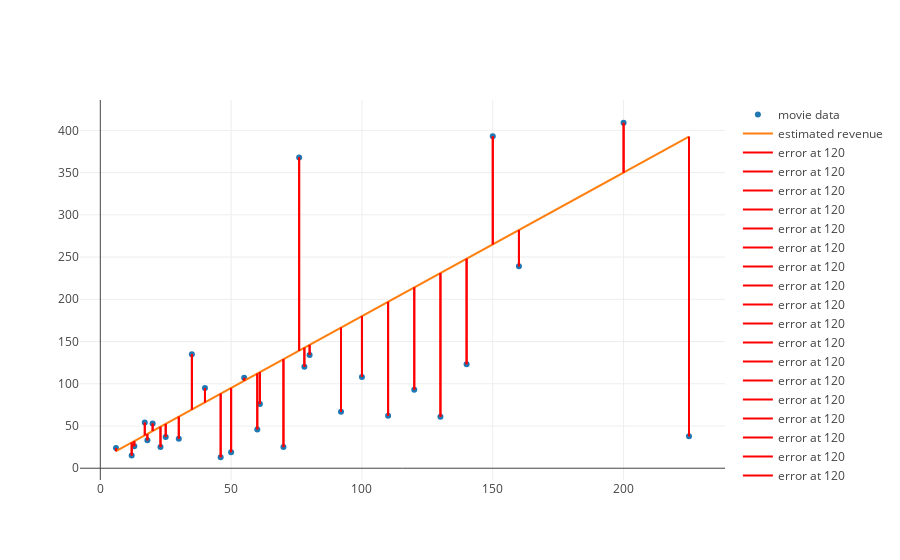

This figure's notebook cell:
### Code cell
from plotly.offline import iplot, init_notebook_mode
init_notebook_mode(connected=True)

from graph import trace_values, m_b_trace, plot

if x_values and y_values:
    movies_trace = trace_values(x_values, y_values, text=titles, name='movie data')
    regression_trace = m_b_trace(1.7, 10, x_values, name='estimated revenue')
    plot([movies_trace, regression_trace, *errors_for_regression])

### Figure 1 — Plotly figure (JSON) as saved in the notebook; plotly's stock layout.template omitted (floating-point values rounded to 4 significant figures)
{"data": [{"mode": "markers", "name": "movie data", "text": ["21 &amp; Over", "Dredd 3D", "12 Years a Slave", "2 Guns", "42", "47 Ronin", "A Good Day to Die Hard", "About Time", "After Earth", "August: Osage County", "Beautiful Creatures", "Blue Jasmine", "Captain Phillips", "Carrie", "Cloudy with a Chance of Meatballs 2", "Despicable Me 2", "Don Jon", "Elysium", "Ender&#39;s Game", "Epic", "Escape Plan", "Evil Dead", "Fast and Furious 6", "Frozen", "G.I. Joe: Retaliation", "Gangster Squad", "Grown Ups", "Her", "Identity Thief", "Iron Man 3"], "type": "scatter", "uid": "a80dfe5e-3ba8-11e9-bc79-a7800d16e6c0", "x": [13, 46, 20, 61, 40, 225, 92, 12, 130, 25, 50, 18, 55, 30, 78, 76, 6, 120, 110, 100, 70, 17, 160, 150, 140, 60, 80, 23, 35, 200], "y": [26, 13, 53, 76, 95, 38, 67, 15, 61, 37, 19, 33, 107, 35, 120, 368, 24, 93, 62, 108, 25, 54, 239, 393, 123, 46, 134, 25, 135, 409]}, {"mode": "lines", "name": "estimated revenue", "type": "scatter", "uid": "a80e0066-3ba8-11e9-bc79-a7800d16e6c0", "x": [13, 46, 20, 61, 40, 225, 92, 12, 130, 25, 50, 18, 55, 30, 78, 76, 6, 120, 110, 100, 70, 17, 160, 150, 140, 60, 80, 23, 35, 200], "y": [32.1, 88.2, 44, 113.7, 78, 392.5, 166.4, 30.4, 231, 52.5, 95, 40.6, 103.5, 61, 142.6, 139.2, 20.2, 214, 197, 180, 129, 38.9, 282, 265, 248, 112, 146, 49.1, 69.5, 350]}, {"marker": {"color": "red"}, "mode": "lines", "name": "error at 120", "type": "scatter", "uid": "a80e016a-3ba8-11e9-bc79-a7800d16e6c0", "x": [13, 13], "y": [26, 32.1]}, {"marker": {"color": "red"}, "mode": "lines", "name": "error at 120", "type": "scatter", "uid": "a80e0250-3ba8-11e9-bc79-a7800d16e6c0", "x": [46, 46], "y": [13, 88.2]}, {"marker": {"color": "red"}, "mode": "lines", "name": "error at 120", "type": "scatter", "uid": "a80e032c-3ba8-11e9-bc79-a7800d16e6c0", "x": [20, 20], "y": [53, 44]}, {"marker": {"color": "red"}, "mode": "lines", "name": "error at 120", "type": "scatter", "uid": "a80e03fe-3ba8-11e9-bc79-a7800d16e6c0", "x": [61, 61], "y": [76, 113.7]}, {"marker": {"color": "red"}, "mode": "lines", "name": "error at 120", "type": "scatter", "uid": "a80e04c6-3ba8-11e9-bc79-a7800d16e6c0", "x": [40, 40], "y": [95, 78]}, {"marker": {"color": "red"}, "mode": "lines", "name": "error at 120", "type": "scatter", "uid": "a80e0598-3ba8-11e9-bc79-a7800d16e6c0", "x": [225, 225], "y": [38, 392.5]}, {"marker": {"color": "red"}, "mode": "lines", "name": "error at 120", "type": "scatter", "uid": "a80e0660-3ba8-11e9-bc79-a7800d16e6c0", "x": [92, 92], "y": [67, 166.4]}, {"marker": {"color": "red"}, "mode": "lines", "name": "error at 120", "type": "scatter", "uid": "a80e071e-3ba8-11e9-bc79-a7800d16e6c0", "x": [12, 12], "y": [15, 30.4]}, {"marker": {"color": "red"}, "mode": "lines", "name": "error at 120", "type": "scatter", "uid": "a80e07f0-3ba8-11e9-bc79-a7800d16e6c0", "x": [130, 130], "y": [61, 231]}, {"marker": {"color": "red"}, "mode": "lines", "name": "error at 120", "type": "scatter", "uid": "a80e08ae-3ba8-11e9-bc79-a7800d16e6c0", "x": [25, 25], "y": [37, 52.5]}, {"marker": {"color": "red"}, "mode": "lines", "name": "error at 120", "type": "scatter", "uid": "a80e0976-3ba8-11e9-bc79-a7800d16e6c0", "x": [50, 50], "y": [19, 95]}, {"marker": {"color": "red"}, "mode": "lines", "name": "error at 120", "type": "scatter", "uid": "a80e0a34-3ba8-11e9-bc79-a7800d16e6c0", "x": [18, 18], "y": [33, 40.6]}, {"marker": {"color": "red"}, "mode": "lines", "name": "error at 120", "type": "scatter", "uid": "a80e0b06-3ba8-11e9-bc79-a7800d16e6c0", "x": [55, 55], "y": [107, 103.5]}, {"marker": {"color": "red"}, "mode": "lines", "name": "error at 120", "type": "scatter", "uid": "a80e0bd8-3ba8-11e9-bc79-a7800d16e6c0", "x": [30, 30], "y": [35, 61]}, {"marker": {"color": "red"}, "mode": "lines", "name": "error at 120", "type": "scatter", "uid": "a80e0ca0-3ba8-11e9-bc79-a7800d16e6c0", "x": [78, 78], "y": [120, 142.6]}, {"marker": {"color": "red"}, "mode": "lines", "name": "error at 120", "type": "scatter", "uid": "a80e0d72-3ba8-11e9-bc79-a7800d16e6c0", "x": [76, 76], "y": [368, 139.2]}, {"marker": {"color": "red"}, "mode": "lines", "name": "error at 120", "type": "scatter", "uid": "a80e0e3a-3ba8-11e9-bc79-a7800d16e6c0", "x": [6, 6], "y": [24, 20.2]}, {"marker": {"color": "red"}, "mode": "lines", "name": "error at 120", "type": "scatter", "uid": "a80e0f0c-3ba8-11e9-bc79-a7800d16e6c0", "x": [120, 120], "y": [93, 214]}, {"marker": {"color": "red"}, "mode": "lines", "name": "error at 120", "type": "scatter", "uid": "a80e0fca-3ba8-11e9-bc79-a7800d16e6c0", "x": [110, 110], "y": [62, 197]}, {"marker": {"color": "red"}, "mode": "lines", "name": "error at 120", "type": "scatter", "uid": "a80e109c-3ba8-11e9-bc79-a7800d16e6c0", "x": [100, 100], "y": [108, 180]}, {"marker": {"color": "red"}, "mode": "lines", "name": "error at 120", "type": "scatter", "uid": "a80e1164-3ba8-11e9-bc79-a7800d16e6c0", "x": [70, 70], "y": [25, 129]}, {"marker": {"color": "red"}, "mode": "lines", "name": "error at 120", "type": "scatter", "uid": "a80e1236-3ba8-11e9-bc79-a7800d16e6c0", "x": [17, 17], "y": [54, 38.9]}, {"marker": {"color": "red"}, "mode": "lines", "name": "error at 120", "type": "scatter", "uid": "a80e1362-3ba8-11e9-bc79-a7800d16e6c0", "x": [160, 160], "y": [239, 282]}, {"marker": {"color": "red"}, "mode": "lines", "name": "error at 120", "type": "scatter", "uid": "a80e145c-3ba8-11e9-bc79-a7800d16e6c0", "x": [150, 150], "y": [393, 265]}, {"marker": {"color": "red"}, "mode": "lines", "name": "error at 120", "type": "scatter", "uid": "a80e1524-3ba8-11e9-bc79-a7800d16e6c0", "x": [140, 140], "y": [123, 248]}, {"marker": {"color": "red"}, "mode": "lines", "name": "error at 120", "type": "scatter", "uid": "a80e161e-3ba8-11e9-bc79-a7800d16e6c0", "x": [60, 60], "y": [46, 112]}, {"marker": {"color": "red"}, "mode": "lines", "name": "error at 120", "type": "scatter", "uid": "a80e16f0-3ba8-11e9-bc79-a7800d16e6c0", "x": [80, 80], "y": [134, 146]}, {"marker": {"color": "red"}, "mode": "lines", "name": "error at 120", "type": "scatter", "uid": "a80e17b8-3ba8-11e9-bc79-a7800d16e6c0", "x": [23, 23], "y": [25, 49.1]}, {"marker": {"color": "red"}, "mode": "lines", "name": "error at 120", "type": "scatter", "uid": "a80e18bc-3ba8-11e9-bc79-a7800d16e6c0", "x": [35, 35], "y": [135, 69.5]}, {"marker": {"color": "red"}, "mode": "lines", "name": "error at 120", "type": "scatter", "uid": "a80e1984-3ba8-11e9-bc79-a7800d16e6c0", "x": [200, 200], "y": [409, 350]}, {"marker": {"color": "red"}, "mode": "lines", "name": "error at 120", "type": "scatter", "uid": "a80e1a7e-3ba8-11e9-bc79-a7800d16e6c0", "x": [13, 13], "y": [26, 32.1]}, {"marker": {"color": "red"}, "mode": "lines", "name": "error at 120", "type": "scatter", "uid": "a80e1b50-3ba8-11e9-bc79-a7800d16e6c0", "x": [46, 46], "y": [13, 88.2]}, {"marker": {"color": "red"}, "mode": "lines", "name": "error at 120", "type": "scatter", "uid": "a80e1c18-3ba8-11e9-bc79-a7800d16e6c0", "x": [20, 20], "y": [53, 44]}, {"marker": {"color": "red"}, "mode": "lines", "name": "error at 120", "type": "scatter", "uid": "a80e1d12-3ba8-11e9-bc79-a7800d16e6c0", "x": [61, 61], "y": [76, 113.7]}, {"marker": {"color": "red"}, "mode": "lines", "name": "error at 120", "type": "scatter", "uid": "a80e1de4-3ba8-11e9-bc79-a7800d16e6c0", "x": [40, 40], "y": [95, 78]}, {"marker": {"color": "red"}, "mode": "lines", "name": "error at 120", "type": "scatter", "uid": "a80e1eb6-3ba8-11e9-bc79-a7800d16e6c0", "x": [225, 225], "y": [38, 392.5]}, {"marker": {"color": "red"}, "mode": "lines", "name": "error at 120", "type": "scatter", "uid": "a80e1f88-3ba8-11e9-bc79-a7800d16e6c0", "x": [92, 92], "y": [67, 166.4]}, {"marker": {"color": "red"}, "mode": "lines", "name": "error at 120", "type": "scatter", "uid": "a80e2046-3ba8-11e9-bc79-a7800d16e6c0", "x": [12, 12], "y": [15, 30.4]}, {"marker": {"color": "red"}, "mode": "lines", "name": "error at 120", "type": "scatter", "uid": "a80e2118-3ba8-11e9-bc79-a7800d16e6c0", "x": [130, 130], "y": [61, 231]}, {"marker": {"color": "red"}, "mode": "lines", "name": "error at 120", "type": "scatter", "uid": "a80e21ea-3ba8-11e9-bc79-a7800d16e6c0", "x": [25, 25], "y": [37, 52.5]}, {"marker": {"color": "red"}, "mode": "lines", "name": "error at 120", "type": "scatter", "uid": "a80e22a8-3ba8-11e9-bc79-a7800d16e6c0", "x": [50, 50], "y": [19, 95]}, {"marker": {"color": "red"}, "mode": "lines", "name": "error at 120", "type": "scatter", "uid": "a80e2370-3ba8-11e9-bc79-a7800d16e6c0", "x": [18, 18], "y": [33, 40.6]}, {"marker": {"color": "red"}, "mode": "lines", "name": "error at 120", "type": "scatter", "uid": "a80e2442-3ba8-11e9-bc79-a7800d16e6c0", "x": [55, 55], "y": [107, 103.5]}, {"marker": {"color": "red"}, "mode": "lines", "name": "error at 120", "type": "scatter", "uid": "a80e2514-3ba8-11e9-bc79-a7800d16e6c0", "x": [30, 30], "y": [35, 61]}, {"marker": {"color": "red"}, "mode": "lines", "name": "error at 120", "type": "scatter", "uid": "a80e25dc-3ba8-11e9-bc79-a7800d16e6c0", "x": [78, 78], "y": [120, 142.6]}, {"marker": {"color": "red"}, "mode": "lines", "name": "error at 120", "type": "scatter", "uid": "a80e26ae-3ba8-11e9-bc79-a7800d16e6c0", "x": [76, 76], "y": [368, 139.2]}, {"marker": {"color": "red"}, "mode": "lines", "name": "error at 120", "type": "scatter", "uid": "a80e2776-3ba8-11e9-bc79-a7800d16e6c0", "x": [6, 6], "y": [24, 20.2]}, {"marker": {"color": "red"}, "mode": "lines", "name": "error at 120", "type": "scatter", "uid": "a80e2848-3ba8-11e9-bc79-a7800d16e6c0", "x": [120, 120], "y": [93, 214]}, {"marker": {"color": "red"}, "mode": "lines", "name": "error at 120", "type": "scatter", "uid": "a80e2910-3ba8-11e9-bc79-a7800d16e6c0", "x": [110, 110], "y": [62, 197]}, {"marker": {"color": "red"}, "mode": "lines", "name": "error at 120", "type": "scatter", "uid": "a80e29d8-3ba8-11e9-bc79-a7800d16e6c0", "x": [100, 100], "y": [108, 180]}, {"marker": {"color": "red"}, "mode": "lines", "name": "error at 120", "type": "scatter", "uid": "a80e2a78-3ba8-11e9-bc79-a7800d16e6c0", "x": [70, 70], "y": [25, 129]}, {"marker": {"color": "red"}, "mode": "lines", "name": "error at 120", "type": "scatter", "uid": "a80e2afa-3ba8-11e9-bc79-a7800d16e6c0", "x": [17, 17], "y": [54, 38.9]}, {"marker": {"color": "red"}, "mode": "lines", "name": "error at 120", "type": "scatter", "uid": "a80e2b7c-3ba8-11e9-bc79-a7800d16e6c0", "x": [160, 160], "y": [239, 282]}, {"marker": {"color": "red"}, "mode": "lines", "name": "error at 120", "type": "scatter", "uid": "a80e2c08-3ba8-11e9-bc79-a7800d16e6c0", "x": [150, 150], "y": [393, 265]}, {"marker": {"color": "red"}, "mode": "lines", "name": "error at 120", "type": "scatter", "uid": "a80e2cda-3ba8-11e9-bc79-a7800d16e6c0", "x": [140, 140], "y": [123, 248]}, {"marker": {"color": "red"}, "mode": "lines", "name": "error at 120", "type": "scatter", "uid": "a80e2d8e-3ba8-11e9-bc79-a7800d16e6c0", "x": [60, 60], "y": [46, 112]}, {"marker": {"color": "red"}, "mode": "lines", "name": "error at 120", "type": "scatter", "uid": "a80e2e38-3ba8-11e9-bc79-a7800d16e6c0", "x": [80, 80], "y": [134, 146]}, {"marker": {"color": "red"}, "mode": "lines", "name": "error at 120", "type": "scatter", "uid": "a80e2eec-3ba8-11e9-bc79-a7800d16e6c0", "x": [23, 23], "y": [25, 49.1]}, {"marker": {"color": "red"}, "mode": "lines", "name": "error at 120", "type": "scatter", "uid": "a80e2fa0-3ba8-11e9-bc79-a7800d16e6c0", "x": [35, 35], "y": [135, 69.5]}, {"marker": {"color": "red"}, "mode": "lines", "name": "error at 120", "type": "scatter", "uid": "a80e30a4-3ba8-11e9-bc79-a7800d16e6c0", "x": [200, 200], "y": [409, 350]}], "layout": {}}
